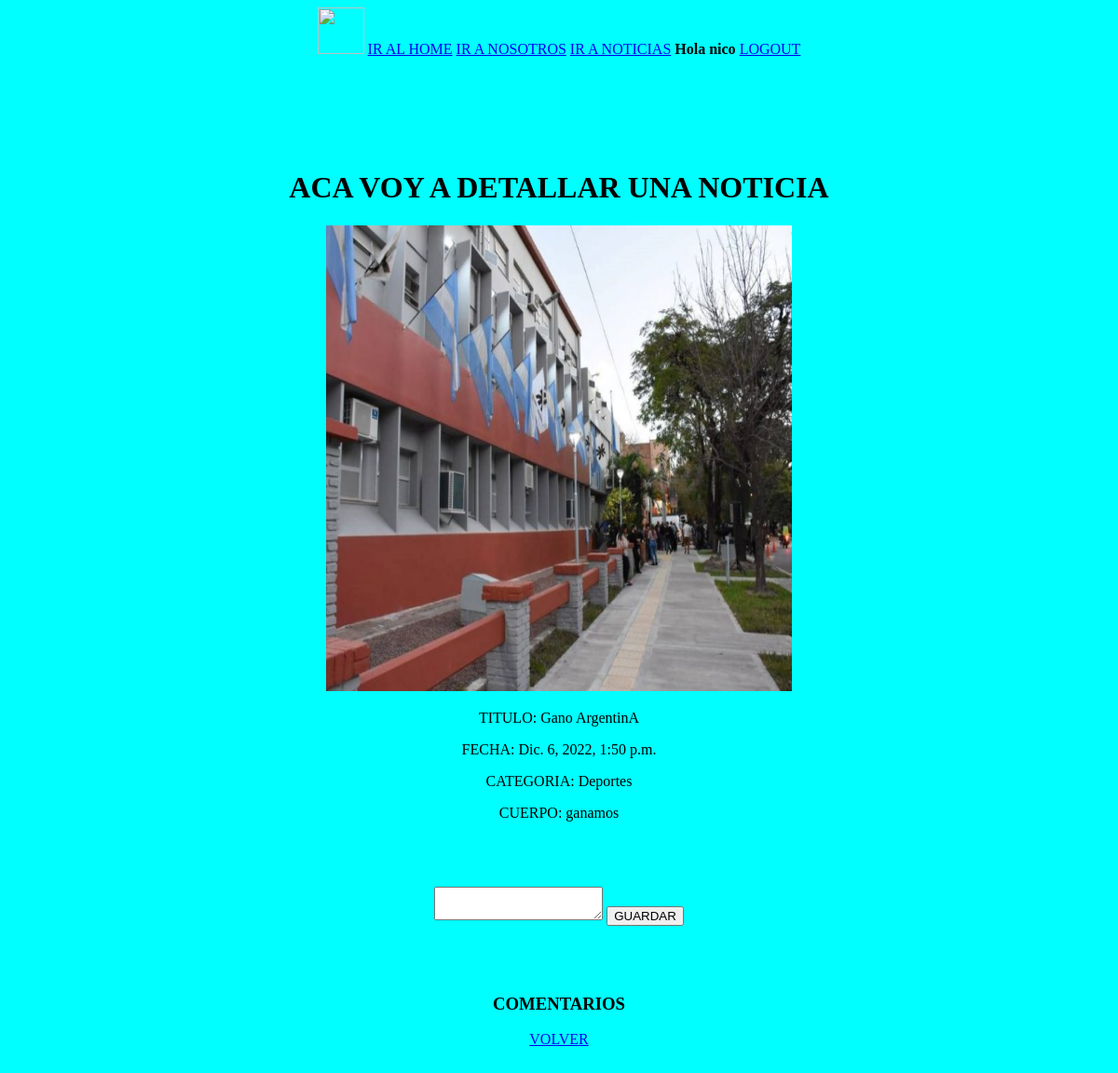
Before: /Noticias/Detalle/1 (signed in) with the older database file.
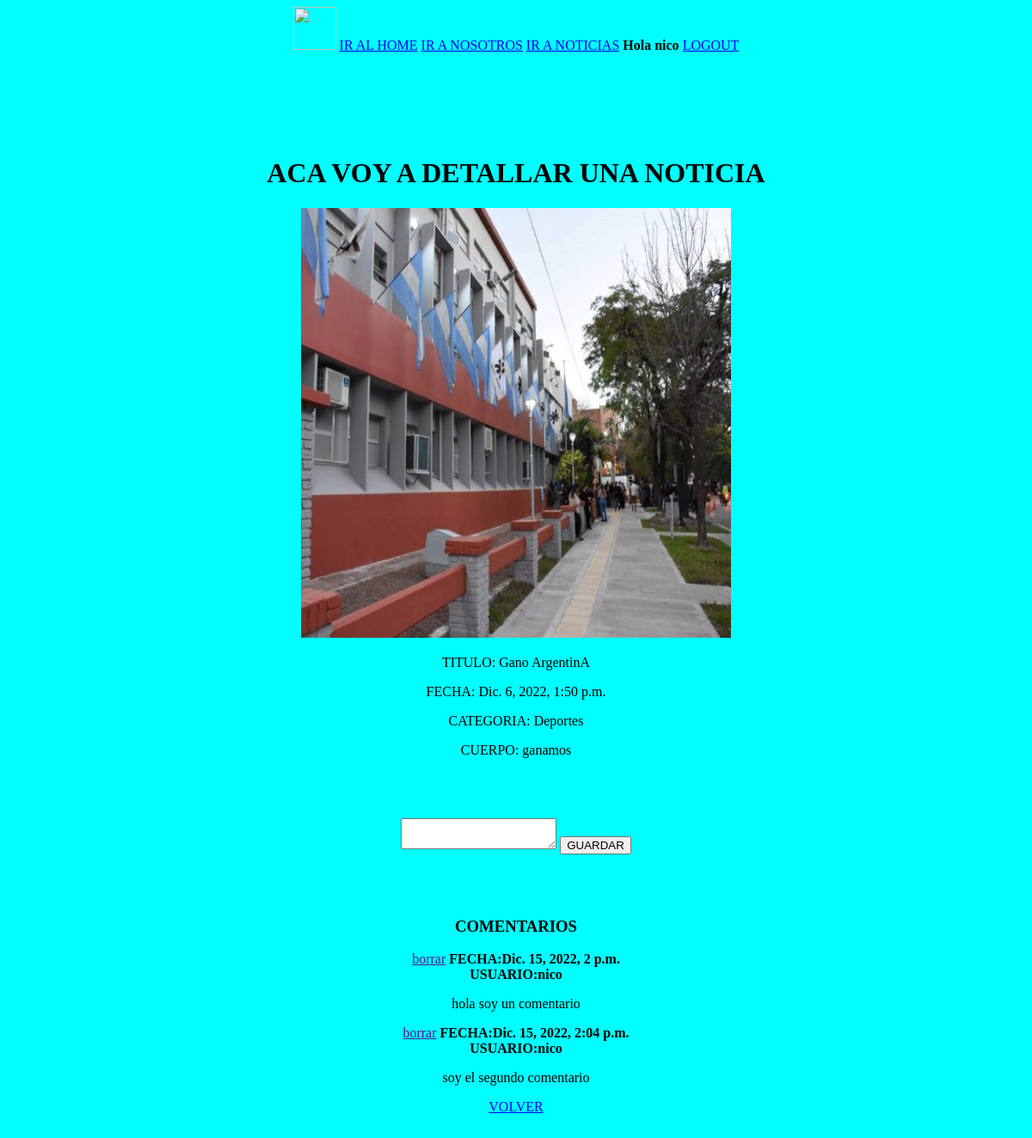
After: the same page with the newer database file.
### apps/noticias/models.py (models this page shows, shortened)
class Comentario(models.Model):
	usuario = models.ForeignKey(Usuario, on_delete = models.CASCADE)
	texto = models.TextField(max_length = 1500)
	noticia = models.ForeignKey(Noticia, on_delete = models.CASCADE)
	fecha = models.DateTimeField(auto_now_add=True)

### apps/usuarios/models.py (models this page shows)
class Usuario(AbstractUser):
	pass

### apps/noticias/views.py (the view)
# urls.py: path('Detalle/<int:pk>', views.Detalle_Noticias, name = 'detalle'),
@login_required
def Detalle_Noticias(request, pk):
	contexto = {}
	n = Noticia.objects.get(pk = pk) #RETORNA SOLO UN OBEJTO
	contexto['noticia'] = n
	c = Comentario.objects.filter(noticia = n)
	contexto['comentarios'] = c
	return render(request, 'noticias/detalle.html',contexto)

### apps/noticias/models.py (called while the page is built)
	def __str__(self):
		return self.nombre

### templates/noticias/detalle.html (shortened to what this page needs)
{% extends 'base.html' %}
{% load static %}
{% block contenido %}
	<h1>ACA VOY A DETALLAR UNA NOTICIA</h1>
		<img src="{{noticia.imagen.url}}" width="500" height="500">
		<p>TITULO: {{noticia.titulo}}</p>
		<p>FECHA: {{noticia.fecha}}</p>
		<p>CATEGORIA: {{noticia.categoria_noticia}}</p>
		<p>CUERPO: {{noticia.cuerpo}}</p>
		<br><br>
		<br>
		<form method="POST" action="{% url 'noticias:comentar' %}">{% csrf_token %}
			<textarea name="comentario" maxlength="1500"> </textarea>
			<input type="submit" value="GUARDAR">
		</form>
		<br><br><br>
		<h3>COMENTARIOS</h3>
		{% for com in comentarios %}
		{% if user == com.usuario %}
			<a href="">borrar</a>
		{% endif %}
		<strong>FECHA:{{com.fecha}}</strong><br>
		<strong>USUARIO:{{com.usuario}}</strong><br>
		<p>{{com.texto}}</p>
		{% endfor %}
		<a href="{% url 'noticias:listar' %}">VOLVER</a>
{% endblock contenido %}

Changed rows visible on the page:
added Comentario: shows "borrar", fecha "Dic. 15, 2022, 2 p.m.", usuario "nico", texto "hola soy un comentario"
added Comentario: shows "borrar", fecha "Dic. 15, 2022, 2:04 p.m.", usuario "nico", texto "soy el segundo comentario"
